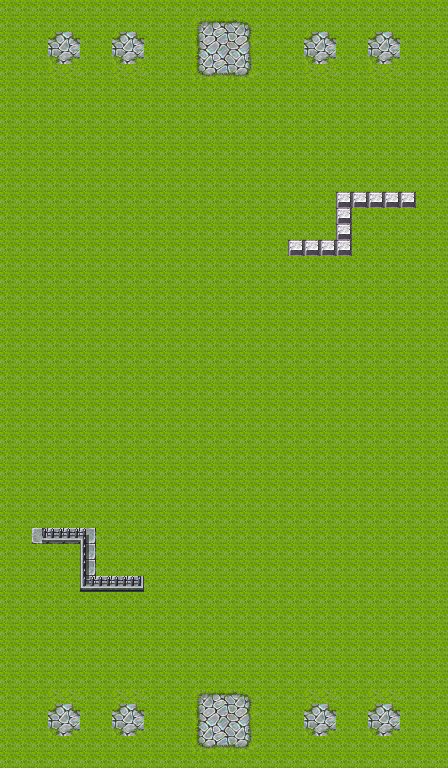

This is a level from a 2D game, rendered from its Tiled map with the project's own tilesets. A one-line summary and the map file follow, with tile-layer data summarised:
An orthogonal 28x48 tile map with 16x16 px tiles, 3 tile layers (grass, walls, tower_areas), 2 tilesets.

<map version="1.0" orientation="orthogonal" width="28" height="48" tilewidth="16" tileheight="16">
 <tileset firstgid="1" name="Ground" tilewidth="16" tileheight="16">
  <image source="tilea2.png" width="512" height="384" />
  <terraintypes>
   <terrain name="tower_base" tile="-1" />
   <terrain name="large_tower_base" tile="-1" />
  </terraintypes>
  <tile id="8" terrain="0,0,0,0" />
  <tile id="9" terrain="0,0,0,0" />
  <tile id="10" terrain="0,0,0,0" />
  <tile id="11" terrain="0,0,0,0" />
  <tile id="40" terrain="0,0,0,0" />
  <tile id="41" terrain="0,0,0,0" />
  <tile id="42" terrain="0,0,0,0" />
  <tile id="43" terrain="0,0,0,0" />
  <tile id="72" terrain="1,1,1,1" />
  <tile id="73" terrain="1,1,1,1" />
  <tile id="74" terrain="1,1,1,1" />
  <tile id="75" terrain="1,1,1,1" />
  <tile id="104" terrain="1,1,1,1" />
  <tile id="105" terrain="1,1,1,1" />
  <tile id="106" terrain="1,1,1,1" />
  <tile id="107" terrain="1,1,1,1" />
  <tile id="136" terrain="1,1,1,1" />
  <tile id="137" terrain="1,1,1,1" />
  <tile id="138" terrain="1,1,1,1" />
  <tile id="139" terrain="1,1,1,1" />
  <tile id="168" terrain="1,1,1,1" />
  <tile id="169" terrain="1,1,1,1" />
  <tile id="170" terrain="1,1,1,1" />
  <tile id="171" terrain="1,1,1,1" />
 </tileset>
 <tileset firstgid="769" name="Ground2" tilewidth="16" tileheight="16">
  <image source="tilea4.png" width="512" height="480" />
 </tileset>
 <layer name="grass" width="28" height="48">
  <data>[1344 cells, 1280 non-empty, 2 distinct tile ids]</data>
 </layer>
 <layer name="walls" width="28" height="48">
  <data>[1344 cells, 21 non-empty, 9 distinct tile ids]</data>
 </layer>
 <layer name="tower_areas" width="28" height="48">
  <data>[1344 cells, 64 non-empty, 20 distinct tile ids]</data>
 </layer>
</map>
